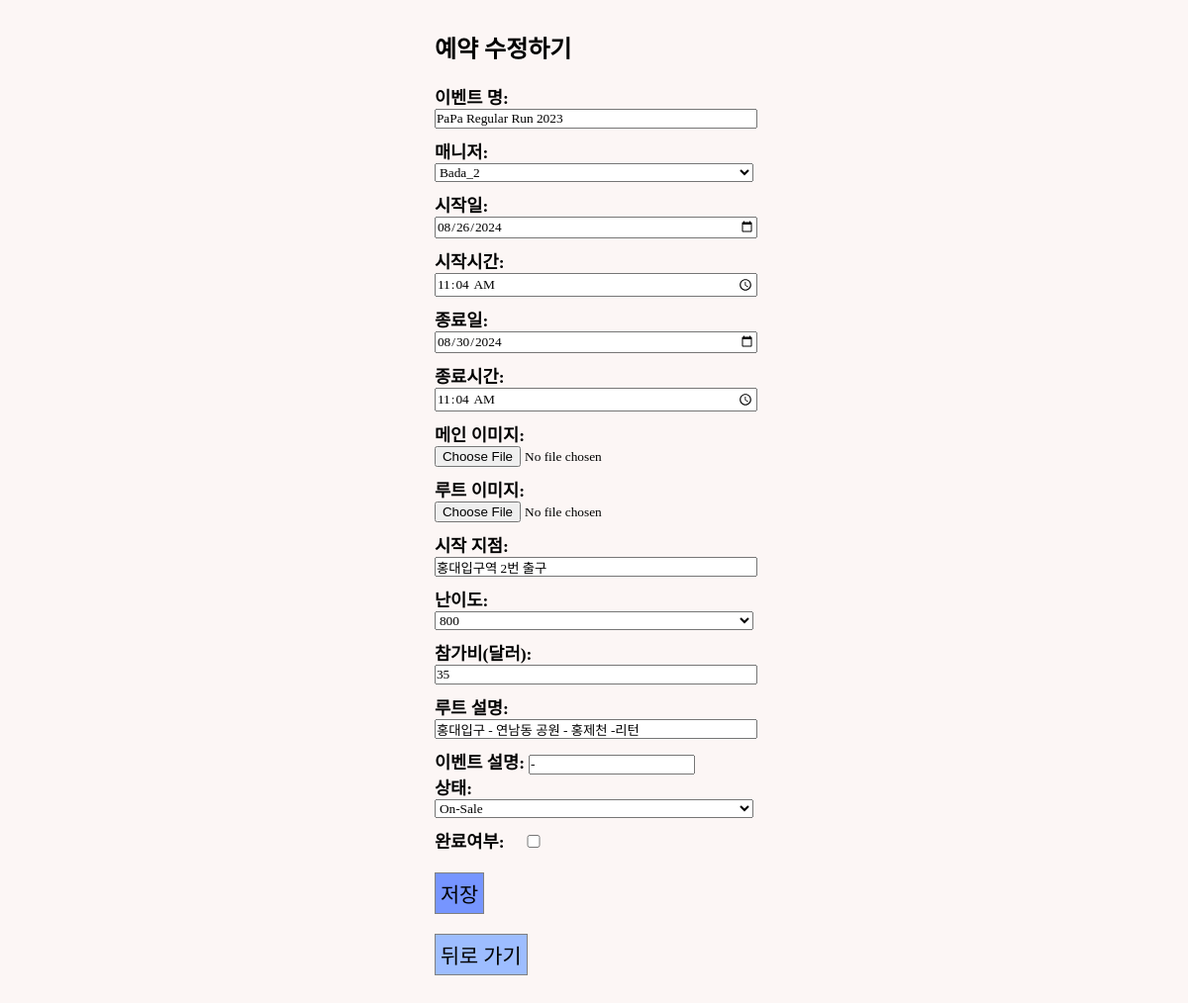
Page /events/update_event/5 on the committed database.
### events/models.py (models this page shows, shortened)
class GuestRun(models.Model):
    STATUS_CHOICE = [
        ("ST1", "Checking"),
        ("ST2", "On-Sale"),
        ("ST3", "Sold-Out"),
        ("ST4", "Closed"),
    ]
    LEVEL = [
        ("Level-1, 800","800"),
        ("Level-2, 730","730"),
        ("Level-3, 700","700"),
        ("Level-4, 630","630"),
        ("Level-5, 600","600"),
        ("Level-6, 530","530"),
        ("Full Access","Free"),
    ]
    event_id = models.AutoField(
        primary_key=True,
    )
    title = models.CharField(max_length=50)
    manager = models.ForeignKey(Manager, related_name="manager",blank=False, null=True, on_delete=models.SET_NULL)
    start_date = models.DateField(blank=True, null=True)
    start_time = models.TimeField(blank=True, null=True)
    end_date = models.DateField(blank=True, null=True)
    end_time = models.TimeField(blank=True, null=True)
    image = ResizedImageField(size=[1402,1000], upload_to="runMain", blank=True)
    route_image = ResizedImageField(size=[1402,1402], upload_to="runRoute", blank=True)
    start_point = models.CharField(max_length=50)
    status = models.CharField(
        max_length=8,
        choices=STATUS_CHOICE,
        default="ST1",
    )
    level = models.CharField(
        max_length=15,
        choices=LEVEL,
        default="Free",
    )
    amount = models.IntegerField(default=0)
    route = models.CharField(max_length=50, blank=False)
    desc = models.TextField(blank=True, default="-")
    completed = models.BooleanField(default=False)

### events/views.py (the view)
# urls.py: path("update_event/<str:pk>", views.update_event, name="update_event"),
def update_event(request, pk):
    event = get_object_or_404(GuestRun, pk=pk)
    form = UpdateForm(request.POST, request.FILES, instance=event)
    if request.method == "POST":
        if form.is_valid():
            event = form.save(commit=False)
            event.save()
            return redirect("community:event_table")
        else:
            return redirect("community:event_table")
    else:
        form = UpdateForm(instance=event)
        return render(request, "admin/event_edit.html", {"form": form} )

### community/models.py (called while the page is built)
    def __str__(self):
        return self.name + "_"+ str(self.m_id)

### templates/admin/event_edit.html (shortened to what this page needs)
{% load static %}
<!DOCTYPE html>
<html lang="en">
  <head>
    <link rel="stylesheet" type="text/css" href="{% static 'css/sterna.css' %}"/>
    <link href="https://cdnjs.cloudflare.com/ajax/libs/bootstrap-datetimepicker/3.0.0/css/bootstrap-datetimepicker.min.css" rel="stylesheet"/>
  </head>
  <body>
    <div class="tocenter" style="margin:30px 0 0 0">
      <div style="max-width:100%;">
        <h2 style="margin:0 0 20px 0;">예약 수정하기</h3>
        <form method="POST" enctype="multipart/form-data">
          {{ form.as_p }}
          <button style="font-size: 1.3rem; margin-top:20px; padding: 5px; background-color:#7695FF;" type="submit">
            저장
          </button>
        </form>
        <div style="height:20px;"></div>
        <div>
          <a href="{% url "community:event_table" %}">
            <button style="font-size: 1.3rem; padding:5px; margin-bottom:30px; background-color:#9DBDFF;">뒤로 가기</button>
          </a>
        </div>
      </div>
    </div>
  </body>
</html>

### static/css/sterna.css (style rules this page uses)
:root { --sterun-primary-color: #fbff00; --sterun-secondary-color: #3A3A3A; --sterun-thirdary-color: #4467AF; --sterun-white-color: #FCF6F5; --sterun-black-color: #1d1d1d; --sterun-grey-color: #E8E8E8; }
* { margin: 0; padding: 0; font-family: "SCDream"; z-index:100; }
html, body { background-color: var(--sterun-white-color); margin-top: 100px; min-height: 100%; margin: 0; }
a { color: var(--sterun-black-color); text-decoration: none; }
button { border: 1px solid grey; }
#id_completed { width:50px; margin:5px 0 5px 0; }
.tocenter { display: flex; flex-direction: column; align-items: center; width:100%; }

### templates/admin/event_edit.html (style rules this page uses)
p > label { font-size: 1.1rem; font-weight: bold; }
.form-control { width: 100%; margin: 0 0 10px; }

### rows in the picture
GuestRun: title "PaPa Regular Run 2023", manager "Bada_2", start_date "08/26/2024", start_time "11:04", end_date "08/30/2024", end_time "11:04", start_point "홍대입구역 2번 출구", level "800", amount "35", route "홍대입구 - 연남동 공원 - 홍제천 -리턴", desc "-", status "On-Sale"
